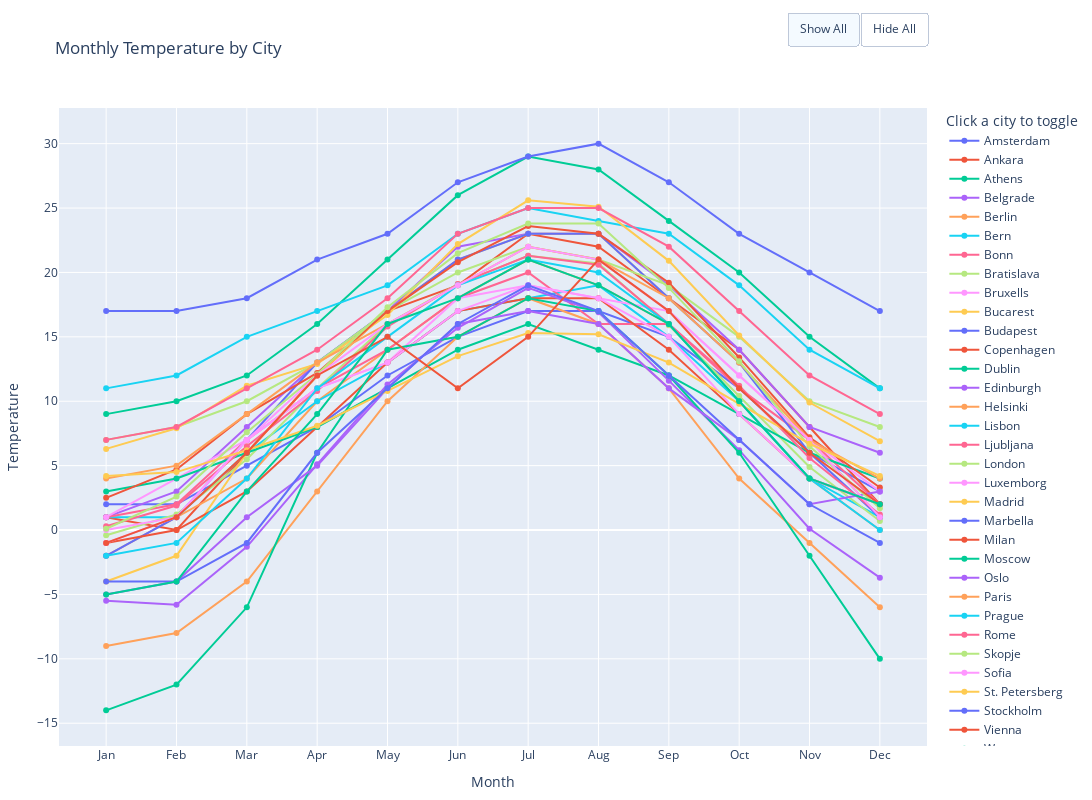

This figure's notebook cell:
### Code cell
# 1) Line chart
fig1 = fig_line_monthly(long_df, city_col); fig1.show()

### Figure 1 — Plotly figure (JSON) as saved in the notebook; plotly's stock layout.template omitted (floating-point values rounded to 4 significant figures)
{"data": [{"hovertemplate": "City=Amsterdam<br>Month=%{x}<br>Temperature=%{y}<extra></extra>", "legendgroup": "Amsterdam", "line": {"color": "#636efa", "dash": "solid"}, "marker": {"symbol": "circle"}, "mode": "lines+markers", "name": "Amsterdam", "orientation": "v", "showlegend": true, "type": "scatter", "x": ["Jan", "Feb", "Mar", "Apr", "May", "Jun", "Jul", "Aug", "Sep", "Oct", "Nov", "Dec"], "xaxis": "x", "y": [2.0, 2.0, 5.0, 8.0, 12.0, 15.0, 17.0, 17.0, 15.0, 11.0, 6.0, 3.0], "yaxis": "y"}, {"hovertemplate": "City=Ankara<br>Month=%{x}<br>Temperature=%{y}<extra></extra>", "legendgroup": "Ankara", "line": {"color": "#EF553B", "dash": "solid"}, "marker": {"symbol": "circle"}, "mode": "lines+markers", "name": "Ankara", "orientation": "v", "showlegend": true, "type": "scatter", "x": ["Jan", "Feb", "Mar", "Apr", "May", "Jun", "Jul", "Aug", "Sep", "Oct", "Nov", "Dec"], "xaxis": "x", "y": [1.0, 0.0, 6.0, 12.0, 17.0, 19.0, 23.0, 22.0, 18.0, 14.0, 8.0, 2.0], "yaxis": "y"}, {"hovertemplate": "City=Athens<br>Month=%{x}<br>Temperature=%{y}<extra></extra>", "legendgroup": "Athens", "line": {"color": "#00cc96", "dash": "solid"}, "marker": {"symbol": "circle"}, "mode": "lines+markers", "name": "Athens", "orientation": "v", "showlegend": true, "type": "scatter", "x": ["Jan", "Feb", "Mar", "Apr", "May", "Jun", "Jul", "Aug", "Sep", "Oct", "Nov", "Dec"], "xaxis": "x", "y": [9.0, 10.0, 12.0, 16.0, 21.0, 26.0, 29.0, 28.0, 24.0, 20.0, 15.0, 11.0], "yaxis": "y"}, {"hovertemplate": "City=Belgrade<br>Month=%{x}<br>Temperature=%{y}<extra></extra>", "legendgroup": "Belgrade", "line": {"color": "#ab63fa", "dash": "solid"}, "marker": {"symbol": "circle"}, "mode": "lines+markers", "name": "Belgrade", "orientation": "v", "showlegend": true, "type": "scatter", "x": ["Jan", "Feb", "Mar", "Apr", "May", "Jun", "Jul", "Aug", "Sep", "Oct", "Nov", "Dec"], "xaxis": "x", "y": [1.0, 3.0, 8.0, 13.0, 17.0, 22.0, 23.0, 23.0, 19.0, 14.0, 8.0, 6.0], "yaxis": "y"}, {"hovertemplate": "City=Berlin<br>Month=%{x}<br>Temperature=%{y}<extra></extra>", "legendgroup": "Berlin", "line": {"color": "#FFA15A", "dash": "solid"}, "marker": {"symbol": "circle"}, "mode": "lines+markers", "name": "Berlin", "orientation": "v", "showlegend": true, "type": "scatter", "x": ["Jan", "Feb", "Mar", "Apr", "May", "Jun", "Jul", "Aug", "Sep", "Oct", "Nov", "Dec"], "xaxis": "x", "y": [-2.0, 1.0, 4.0, 10.0, 14.0, 18.0, 21.0, 19.0, 16.0, 10.0, 4.0, 0.0], "yaxis": "y"}, {"hovertemplate": "City=Bern<br>Month=%{x}<br>Temperature=%{y}<extra></extra>", "legendgroup": "Bern", "line": {"color": "#19d3f3", "dash": "solid"}, "marker": {"symbol": "circle"}, "mode": "lines+markers", "name": "Bern", "orientation": "v", "showlegend": true, "type": "scatter", "x": ["Jan", "Feb", "Mar", "Apr", "May", "Jun", "Jul", "Aug", "Sep", "Oct", "Nov", "Dec"], "xaxis": "x", "y": [1.0, 1.0, 6.0, 10.0, 13.0, 17.0, 18.0, 19.0, 15.0, 10.0, 4.0, 1.0], "yaxis": "y"}, {"hovertemplate": "City=Bonn<br>Month=%{x}<br>Temperature=%{y}<extra></extra>", "legendgroup": "Bonn", "line": {"color": "#FF6692", "dash": "solid"}, "marker": {"symbol": "circle"}, "mode": "lines+markers", "name": "Bonn", "orientation": "v", "showlegend": true, "type": "scatter", "x": ["Jan", "Feb", "Mar", "Apr", "May", "Jun", "Jul", "Aug", "Sep", "Oct", "Nov", "Dec"], "xaxis": "x", "y": [1.0, 2.0, 7.0, 11.0, 14.0, 18.0, 20.0, 16.0, 16.0, 11.0, 7.0, 2.0], "yaxis": "y"}, {"hovertemplate": "City=Bratislava<br>Month=%{x}<br>Temperature=%{y}<extra></extra>", "legendgroup": "Bratislava", "line": {"color": "#B6E880", "dash": "solid"}, "marker": {"symbol": "circle"}, "mode": "lines+markers", "name": "Bratislava", "orientation": "v", "showlegend": true, "type": "scatter", "x": ["Jan", "Feb", "Mar", "Apr", "May", "Jun", "Jul", "Aug", "Sep", "Oct", "Nov", "Dec"], "xaxis": "x", "y": [-0.4, 1.2, 5.5, 11.0, 16.0, 19.1, 21.3, 20.7, 15.9, 10.4, 4.9, 0.7], "yaxis": "y"}, {"hovertemplate": "City=Bruxells<br>Month=%{x}<br>Temperature=%{y}<extra></extra>", "legendgroup": "Bruxells", "line": {"color": "#FF97FF", "dash": "solid"}, "marker": {"symbol": "circle"}, "mode": "lines+markers", "name": "Bruxells", "orientation": "v", "showlegend": true, "type": "scatter", "x": ["Jan", "Feb", "Mar", "Apr", "May", "Jun", "Jul", "Aug", "Sep", "Oct", "Nov", "Dec"], "xaxis": "x", "y": [1.0, 4.0, 7.0, 11.0, 13.0, 18.0, 19.0, 18.0, 17.0, 12.0, 7.0, 3.0], "yaxis": "y"}, {"hovertemplate": "City=Bucarest<br>Month=%{x}<br>Temperature=%{y}<extra></extra>", "legendgroup": "Bucarest", "line": {"color": "#FECB52", "dash": "solid"}, "marker": {"symbol": "circle"}, "mode": "lines+markers", "name": "Bucarest", "orientation": "v", "showlegend": true, "type": "scatter", "x": ["Jan", "Feb", "Mar", "Apr", "May", "Jun", "Jul", "Aug", "Sep", "Oct", "Nov", "Dec"], "xaxis": "x", "y": [-4.0, -2.0, 6.0, 12.0, 17.0, 21.0, 23.0, 23.0, 18.0, 13.0, 7.0, 1.0], "yaxis": "y"}, {"hovertemplate": "City=Budapest<br>Month=%{x}<br>Temperature=%{y}<extra></extra>", "legendgroup": "Budapest", "line": {"color": "#636efa", "dash": "solid"}, "marker": {"symbol": "circle"}, "mode": "lines+markers", "name": "Budapest", "orientation": "v", "showlegend": true, "type": "scatter", "x": ["Jan", "Feb", "Mar", "Apr", "May", "Jun", "Jul", "Aug", "Sep", "Oct", "Nov", "Dec"], "xaxis": "x", "y": [-2.0, 1.0, 7.0, 13.0, 17.0, 21.0, 23.0, 23.0, 18.0, 13.0, 6.0, 1.0], "yaxis": "y"}, {"hovertemplate": "City=Copenhagen<br>Month=%{x}<br>Temperature=%{y}<extra></extra>", "legendgroup": "Copenhagen", "line": {"color": "#EF553B", "dash": "solid"}, "marker": {"symbol": "circle"}, "mode": "lines+markers", "name": "Copenhagen", "orientation": "v", "showlegend": true, "type": "scatter", "x": ["Jan", "Feb", "Mar", "Apr", "May", "Jun", "Jul", "Aug", "Sep", "Oct", "Nov", "Dec"], "xaxis": "x", "y": [-1.0, 0.0, 3.0, 8.0, 13.0, 17.0, 18.0, 18.0, 14.0, 9.0, 4.0, 2.0], "yaxis": "y"}, {"hovertemplate": "City=Dublin<br>Month=%{x}<br>Temperature=%{y}<extra></extra>", "legendgroup": "Dublin", "line": {"color": "#00cc96", "dash": "solid"}, "marker": {"symbol": "circle"}, "mode": "lines+markers", "name": "Dublin", "orientation": "v", "showlegend": true, "type": "scatter", "x": ["Jan", "Feb", "Mar", "Apr", "May", "Jun", "Jul", "Aug", "Sep", "Oct", "Nov", "Dec"], "xaxis": "x", "y": [3.0, 4.0, 6.0, 8.0, 11.0, 14.0, 16.0, 14.0, 12.0, 9.0, 6.0, 4.0], "yaxis": "y"}, {"hovertemplate": "City=Edinburgh<br>Month=%{x}<br>Temperature=%{y}<extra></extra>", "legendgroup": "Edinburgh", "line": {"color": "#ab63fa", "dash": "solid"}, "marker": {"symbol": "circle"}, "mode": "lines+markers", "name": "Edinburgh", "orientation": "v", "showlegend": true, "type": "scatter", "x": ["Jan", "Feb", "Mar", "Apr", "May", "Jun", "Jul", "Aug", "Sep", "Oct", "Nov", "Dec"], "xaxis": "x", "y": [-5.5, -5.8, -1.3, 5.1, 11.3, 15.7, 18.8, 16.9, 11.6, 6.2, 0.1, -3.7], "yaxis": "y"}, {"hovertemplate": "City=Helsinki<br>Month=%{x}<br>Temperature=%{y}<extra></extra>", "legendgroup": "Helsinki", "line": {"color": "#FFA15A", "dash": "solid"}, "marker": {"symbol": "circle"}, "mode": "lines+markers", "name": "Helsinki", "orientation": "v", "showlegend": true, "type": "scatter", "x": ["Jan", "Feb", "Mar", "Apr", "May", "Jun", "Jul", "Aug", "Sep", "Oct", "Nov", "Dec"], "xaxis": "x", "y": [-9.0, -8.0, -4.0, 3.0, 10.0, 15.0, 18.0, 16.0, 11.0, 4.0, -1.0, -6.0], "yaxis": "y"}, {"hovertemplate": "City=Lisbon<br>Month=%{x}<br>Temperature=%{y}<extra></extra>", "legendgroup": "Lisbon", "line": {"color": "#19d3f3", "dash": "solid"}, "marker": {"symbol": "circle"}, "mode": "lines+markers", "name": "Lisbon", "orientation": "v", "showlegend": true, "type": "scatter", "x": ["Jan", "Feb", "Mar", "Apr", "May", "Jun", "Jul", "Aug", "Sep", "Oct", "Nov", "Dec"], "xaxis": "x", "y": [11.0, 12.0, 15.0, 17.0, 19.0, 23.0, 25.0, 24.0, 23.0, 19.0, 14.0, 11.0], "yaxis": "y"}, {"hovertemplate": "City=Ljubljana<br>Month=%{x}<br>Temperature=%{y}<extra></extra>", "legendgroup": "Ljubljana", "line": {"color": "#FF6692", "dash": "solid"}, "marker": {"symbol": "circle"}, "mode": "lines+markers", "name": "Ljubljana", "orientation": "v", "showlegend": true, "type": "scatter", "x": ["Jan", "Feb", "Mar", "Apr", "May", "Jun", "Jul", "Aug", "Sep", "Oct", "Nov", "Dec"], "xaxis": "x", "y": [0.3, 1.9, 6.5, 10.8, 15.8, 19.1, 21.3, 20.6, 16.0, 11.2, 5.6, 1.2], "yaxis": "y"}, {"hovertemplate": "City=London<br>Month=%{x}<br>Temperature=%{y}<extra></extra>", "legendgroup": "London", "line": {"color": "#B6E880", "dash": "solid"}, "marker": {"symbol": "circle"}, "mode": "lines+markers", "name": "London", "orientation": "v", "showlegend": true, "type": "scatter", "x": ["Jan", "Feb", "Mar", "Apr", "May", "Jun", "Jul", "Aug", "Sep", "Oct", "Nov", "Dec"], "xaxis": "x", "y": [7.0, 8.0, 10.0, 13.0, 17.0, 20.0, 22.0, 21.0, 19.0, 15.0, 10.0, 8.0], "yaxis": "y"}, {"hovertemplate": "City=Luxemborg<br>Month=%{x}<br>Temperature=%{y}<extra></extra>", "legendgroup": "Luxemborg", "line": {"color": "#FF97FF", "dash": "solid"}, "marker": {"symbol": "circle"}, "mode": "lines+markers", "name": "Luxemborg", "orientation": "v", "showlegend": true, "type": "scatter", "x": ["Jan", "Feb", "Mar", "Apr", "May", "Jun", "Jul", "Aug", "Sep", "Oct", "Nov", "Dec"], "xaxis": "x", "y": [0.0, 1.0, 7.0, 11.0, 13.0, 17.0, 19.0, 18.0, 15.0, 9.0, 4.0, 2.0], "yaxis": "y"}, {"hovertemplate": "City=Madrid<br>Month=%{x}<br>Temperature=%{y}<extra></extra>", "legendgroup": "Madrid", "line": {"color": "#FECB52", "dash": "solid"}, "marker": {"symbol": "circle"}, "mode": "lines+markers", "name": "Madrid", "orientation": "v", "showlegend": true, "type": "scatter", "x": ["Jan", "Feb", "Mar", "Apr", "May", "Jun", "Jul", "Aug", "Sep", "Oct", "Nov", "Dec"], "xaxis": "x", "y": [6.3, 7.9, 11.2, 12.9, 16.7, 22.2, 25.6, 25.1, 20.9, 15.1, 9.9, 6.9], "yaxis": "y"}, {"hovertemplate": "City=Marbella<br>Month=%{x}<br>Temperature=%{y}<extra></extra>", "legendgroup": "Marbella", "line": {"color": "#636efa", "dash": "solid"}, "marker": {"symbol": "circle"}, "mode": "lines+markers", "name": "Marbella", "orientation": "v", "showlegend": true, "type": "scatter", "x": ["Jan", "Feb", "Mar", "Apr", "May", "Jun", "Jul", "Aug", "Sep", "Oct", "Nov", "Dec"], "xaxis": "x", "y": [17.0, 17.0, 18.0, 21.0, 23.0, 27.0, 29.0, 30.0, 27.0, 23.0, 20.0, 17.0], "yaxis": "y"}, {"hovertemplate": "City=Milan<br>Month=%{x}<br>Temperature=%{y}<extra></extra>", "legendgroup": "Milan", "line": {"color": "#EF553B", "dash": "solid"}, "marker": {"symbol": "circle"}, "mode": "lines+markers", "name": "Milan", "orientation": "v", "showlegend": true, "type": "scatter", "x": ["Jan", "Feb", "Mar", "Apr", "May", "Jun", "Jul", "Aug", "Sep", "Oct", "Nov", "Dec"], "xaxis": "x", "y": [2.5, 4.7, 9.0, 12.2, 17.0, 20.8, 23.6, 23.0, 19.2, 13.4, 7.2, 3.3], "yaxis": "y"}, {"hovertemplate": "City=Moscow<br>Month=%{x}<br>Temperature=%{y}<extra></extra>", "legendgroup": "Moscow", "line": {"color": "#00cc96", "dash": "solid"}, "marker": {"symbol": "circle"}, "mode": "lines+markers", "name": "Moscow", "orientation": "v", "showlegend": true, "type": "scatter", "x": ["Jan", "Feb", "Mar", "Apr", "May", "Jun", "Jul", "Aug", "Sep", "Oct", "Nov", "Dec"], "xaxis": "x", "y": [-14.0, -12.0, -6.0, 6.0, 14.0, 15.0, 18.0, 17.0, 12.0, 6.0, -2.0, -10.0], "yaxis": "y"}, {"hovertemplate": "City=Oslo<br>Month=%{x}<br>Temperature=%{y}<extra></extra>", "legendgroup": "Oslo", "line": {"color": "#ab63fa", "dash": "solid"}, "marker": {"symbol": "circle"}, "mode": "lines+markers", "name": "Oslo", "orientation": "v", "showlegend": true, "type": "scatter", "x": ["Jan", "Feb", "Mar", "Apr", "May", "Jun", "Jul", "Aug", "Sep", "Oct", "Nov", "Dec"], "xaxis": "x", "y": [-5.0, -4.0, 1.0, 5.0, 11.0, 16.0, 17.0, 16.0, 11.0, 7.0, 2.0, 3.0], "yaxis": "y"}, {"hovertemplate": "City=Paris<br>Month=%{x}<br>Temperature=%{y}<extra></extra>", "legendgroup": "Paris", "line": {"color": "#FFA15A", "dash": "solid"}, "marker": {"symbol": "circle"}, "mode": "lines+markers", "name": "Paris", "orientation": "v", "showlegend": true, "type": "scatter", "x": ["Jan", "Feb", "Mar", "Apr", "May", "Jun", "Jul", "Aug", "Sep", "Oct", "Nov", "Dec"], "xaxis": "x", "y": [4.0, 5.0, 9.0, 13.0, 16.0, 19.0, 22.0, 21.0, 18.0, 13.0, 7.0, 4.0], "yaxis": "y"}, {"hovertemplate": "City=Prague<br>Month=%{x}<br>Temperature=%{y}<extra></extra>", "legendgroup": "Prague", "line": {"color": "#19d3f3", "dash": "solid"}, "marker": {"symbol": "circle"}, "mode": "lines+markers", "name": "Prague", "orientation": "v", "showlegend": true, "type": "scatter", "x": ["Jan", "Feb", "Mar", "Apr", "May", "Jun", "Jul", "Aug", "Sep", "Oct", "Nov", "Dec"], "xaxis": "x", "y": [-2.0, -1.0, 4.0, 11.0, 15.0, 19.0, 21.0, 20.0, 16.0, 10.0, 4.0, 0.0], "yaxis": "y"}, {"hovertemplate": "City=Rome<br>Month=%{x}<br>Temperature=%{y}<extra></extra>", "legendgroup": "Rome", "line": {"color": "#FF6692", "dash": "solid"}, "marker": {"symbol": "circle"}, "mode": "lines+markers", "name": "Rome", "orientation": "v", "showlegend": true, "type": "scatter", "x": ["Jan", "Feb", "Mar", "Apr", "May", "Jun", "Jul", "Aug", "Sep", "Oct", "Nov", "Dec"], "xaxis": "x", "y": [7.0, 8.0, 11.0, 14.0, 18.0, 23.0, 25.0, 25.0, 22.0, 17.0, 12.0, 9.0], "yaxis": "y"}, {"hovertemplate": "City=Skopje<br>Month=%{x}<br>Temperature=%{y}<extra></extra>", "legendgroup": "Skopje", "line": {"color": "#B6E880", "dash": "solid"}, "marker": {"symbol": "circle"}, "mode": "lines+markers", "name": "Skopje", "orientation": "v", "showlegend": true, "type": "scatter", "x": ["Jan", "Feb", "Mar", "Apr", "May", "Jun", "Jul", "Aug", "Sep", "Oct", "Nov", "Dec"], "xaxis": "x", "y": [0.1, 2.6, 7.6, 12.1, 17.3, 21.5, 23.8, 23.8, 18.8, 13.1, 6.5, 1.7], "yaxis": "y"}, {"hovertemplate": "City=Sofia<br>Month=%{x}<br>Temperature=%{y}<extra></extra>", "legendgroup": "Sofia", "line": {"color": "#FF97FF", "dash": "solid"}, "marker": {"symbol": "circle"}, "mode": "lines+markers", "name": "Sofia", "orientation": "v", "showlegend": true, "type": "scatter", "x": ["Jan", "Feb", "Mar", "Apr", "May", "Jun", "Jul", "Aug", "Sep", "Oct", "Nov", "Dec"], "xaxis": "x", "y": [-1.0, 1.0, 7.0, 12.0, 16.0, 19.0, 22.0, 21.0, 17.0, 12.0, 7.0, 1.0], "yaxis": "y"}, {"hovertemplate": "City=St. Petersberg<br>Month=%{x}<br>Temperature=%{y}<extra></extra>", "legendgroup": "St. Petersberg", "line": {"color": "#FECB52", "dash": "solid"}, "marker": {"symbol": "circle"}, "mode": "lines+markers", "name": "St. Petersberg", "orientation": "v", "showlegend": true, "type": "scatter", "x": ["Jan", "Feb", "Mar", "Apr", "May", "Jun", "Jul", "Aug", "Sep", "Oct", "Nov", "Dec"], "xaxis": "x", "y": [4.2, 4.5, 6.2, 8.1, 10.8, 13.5, 15.3, 15.2, 13.0, 9.8, 6.7, 4.2], "yaxis": "y"}, {"hovertemplate": "City=Stockholm<br>Month=%{x}<br>Temperature=%{y}<extra></extra>", "legendgroup": "Stockholm", "line": {"color": "#636efa", "dash": "solid"}, "marker": {"symbol": "circle"}, "mode": "lines+markers", "name": "Stockholm", "orientation": "v", "showlegend": true, "type": "scatter", "x": ["Jan", "Feb", "Mar", "Apr", "May", "Jun", "Jul", "Aug", "Sep", "Oct", "Nov", "Dec"], "xaxis": "x", "y": [-4.0, -4.0, -1.0, 6.0, 11.0, 16.0, 19.0, 17.0, 12.0, 7.0, 2.0, -1.0], "yaxis": "y"}, {"hovertemplate": "City=Vienna<br>Month=%{x}<br>Temperature=%{y}<extra></extra>", "legendgroup": "Vienna", "line": {"color": "#EF553B", "dash": "solid"}, "marker": {"symbol": "circle"}, "mode": "lines+markers", "name": "Vienna", "orientation": "v", "showlegend": true, "type": "scatter", "x": ["Jan", "Feb", "Mar", "Apr", "May", "Jun", "Jul", "Aug", "Sep", "Oct", "Nov", "Dec"], "xaxis": "x", "y": [-1.0, 1.0, 6.0, 12.0, 15.0, 11.0, 15.0, 21.0, 17.0, 11.0, 6.0, 2.0], "yaxis": "y"}, {"hovertemplate": "City=Warsaw<br>Month=%{x}<br>Temperature=%{y}<extra></extra>", "legendgroup": "Warsaw", "line": {"color": "#00cc96", "dash": "solid"}, "marker": {"symbol": "circle"}, "mode": "lines+markers", "name": "Warsaw", "orientation": "v", "showlegend": true, "type": "scatter", "x": ["Jan", "Feb", "Mar", "Apr", "May", "Jun", "Jul", "Aug", "Sep", "Oct", "Nov", "Dec"], "xaxis": "x", "y": [-5.0, -4.0, 3.0, 9.0, 16.0, 18.0, 21.0, 19.0, 16.0, 10.0, 4.0, 2.0], "yaxis": "y"}], "layout": {"autosize": false, "height": 800, "hovermode": "x unified", "legend": {"title": {"text": "Click a city to toggle"}, "tracegroupgap": 0}, "margin": {"b": 40, "l": 40, "r": 20, "t": 80}, "title": {"text": "Monthly Temperature by City"}, "updatemenus": [{"buttons": [{"args": [{"visible": [true, true, true, true, true, true, true, true, true, true, true, true, true, true, true, true, true, true, true, true, true, true, true, true, true, true, true, true, true, true, true, true, true]}], "label": "Show All", "method": "update"}, {"args": [{"visible": [false, false, false, false, false, false, false, false, false, false, false, false, false, false, false, false, false, false, false, false, false, false, false, false, false, false, false, false, false, false, false, false, false]}], "label": "Hide All", "method": "update"}], "direction": "right", "type": "buttons", "x": 1, "xanchor": "right", "y": 1.15, "yanchor": "top"}], "width": 1200, "xaxis": {"anchor": "y", "categoryarray": ["Jan", "Feb", "Mar", "Apr", "May", "Jun", "Jul", "Aug", "Sep", "Oct", "Nov", "Dec"], "categoryorder": "array", "domain": [0, 1], "title": {"text": "Month"}, "type": "category"}, "yaxis": {"anchor": "x", "domain": [0, 1], "title": {"text": "Temperature"}}}}
